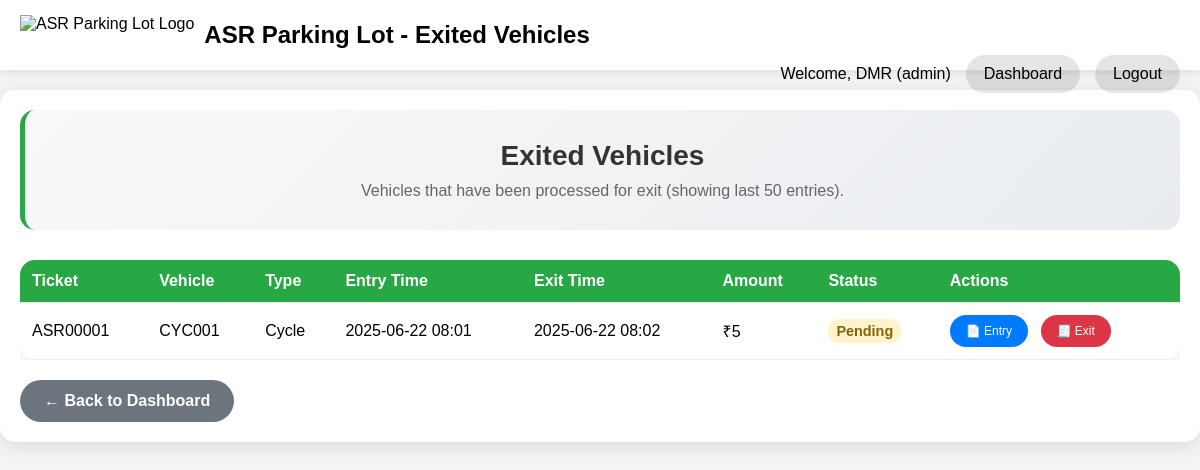
The app's page /staff/exited-vehicles (signed in), older data.
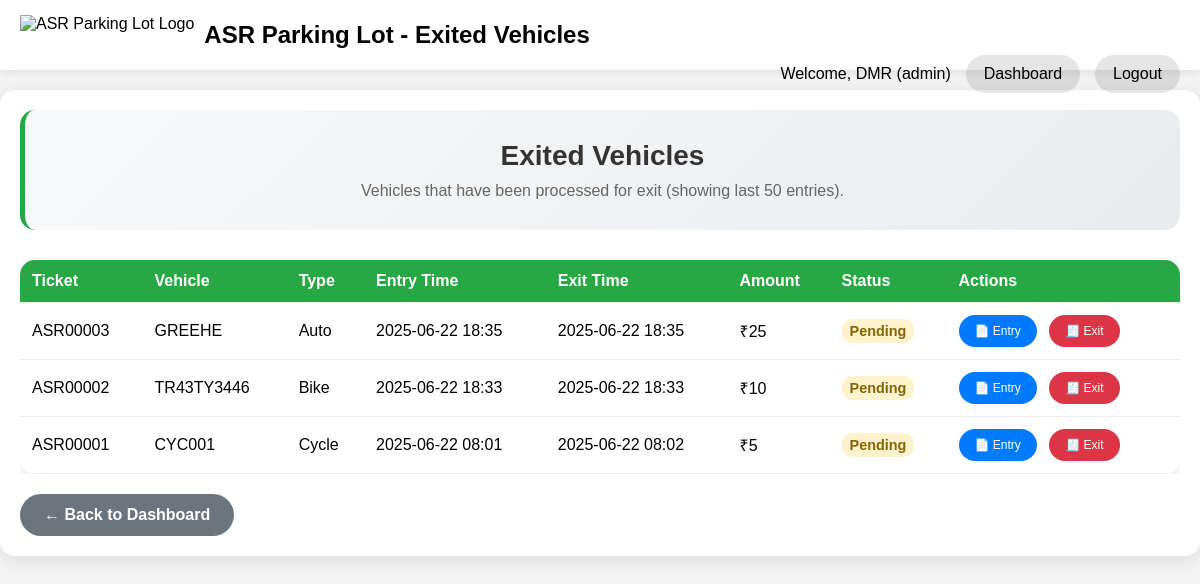
The same page, newer data.
### app/models.py (models this page shows, shortened)
class Entry(db.Model):
    id = db.Column(db.Integer, primary_key=True)
    ticket_number = db.Column(db.String(20), unique=True, nullable=False)
    vehicle_type = db.Column(db.String(50), nullable=False)
    vehicle_number = db.Column(db.String(20), nullable=False)
    phone = db.Column(db.String(15), nullable=False)
    device = db.Column(db.String(50), nullable=False)
    entry_time = db.Column(db.DateTime, default=get_current_ist, nullable=False)
    exit_time = db.Column(db.DateTime, nullable=True)
    paid = db.Column(db.Boolean, default=False, nullable=False)
    amount = db.Column(db.Float, nullable=True)

### app/routes.py (the view)
@main.route('/staff/exited-vehicles')
@login_required
def exited_vehicles():
    if current_user.role not in ['admin', 'staff']:
        flash('Access denied. Staff or Admin privileges required.', 'error')
        return redirect(url_for('main.index'))
    exited_vehicles = Entry.query.filter(
        Entry.exit_time.is_not(None)
    ).order_by(Entry.exit_time.desc()).limit(50).all()
    return render_template('exited_vehicles.html',
                         title='Exited Vehicles',
                         exited_vehicles=exited_vehicles)

### app/utils.py (called while the page is built)
def get_ist_timezone():
    return pytz.timezone('Asia/Kolkata')

def get_ist_time(dt=None):
    ist_tz = get_ist_timezone()
    if dt is None:
        return datetime.now(ist_tz)
    if dt.tzinfo is None:
        return ist_tz.localize(dt)
    return dt.astimezone(ist_tz)

def format_ist_time(dt, format_str='%Y-%m-%d %H:%M:%S'):
    ist_time = get_ist_time(dt)
    return ist_time.strftime(format_str)

def format_ist_time_medium(dt):
    return format_ist_time(dt, '%Y-%m-%d %H:%M')

### app/templates/exited_vehicles.html (shortened to what this page needs)
<!DOCTYPE html>
<html lang="en">
<head>
</head>
<body>
    <div class="navbar">
        <div class="navbar-logo">
            <img src="{{ url_for('main.public_file', filename='logo.png') }}" alt="ASR Parking Lot Logo">
            <h1>ASR Parking Lot - Exited Vehicles</h1>
        </div>
        <div class="navbar-right">
            <span>Welcome, {{ current_user.username }} ({{ current_user.role }})</span>
            <a href="{{ url_for('main.staff_dashboard') }}">Dashboard</a>
            <a href="{{ url_for('main.logout') }}">Logout</a>
        </div>
    </div>
    <div class="container">
        <div class="header-section">
            <h2>Exited Vehicles</h2>
            <p>Vehicles that have been processed for exit (showing last 50 entries).</p>
        </div>
        {% if exited_vehicles %}
        <div class="vehicles-table">
            <table>
                <thead>
                    <tr>
                        <th>Ticket</th>
                        <th>Vehicle</th>
                        <th>Type</th>
                        <th>Entry Time</th>
                        <th>Exit Time</th>
                        <th>Amount</th>
                        <th>Status</th>
                        <th>Actions</th>
                    </tr>
                </thead>
                <tbody>
                    {% for vehicle in exited_vehicles %}
                    <tr>
                        <td>{{ vehicle.ticket_number }}</td>
                        <td>{{ vehicle.vehicle_number }}</td>
                        <td>{{ vehicle.vehicle_type }}</td>
                        <td>{{ vehicle.entry_time | ist_medium }}</td>
                        <td>{{ vehicle.exit_time | ist_medium }}</td>
                        <td>₹{{ "%.0f"|format(vehicle.amount or 0) }}</td>
                        <td>
                            {% if vehicle.paid %}
                                <span class="status-paid">Paid</span>
                            {% else %}
                                <span class="status-pending">Pending</span>
                            {% endif %}
                        </td>
                        <td>
                            <a href="{{ url_for('main.print_receipt', entry_id=vehicle.id) }}"
                               target="_blank"
                               class="action-btn">
                                📄 Entry
                            </a>
                            <a href="{{ url_for('main.exit_receipt', entry_id=vehicle.id) }}"
                               target="_blank"
                               class="action-btn exit">
                                🧾 Exit
                            </a>
                        </td>
                    </tr>
                    {% endfor %}
                </tbody>
            </table>
        </div>
        {% else %}
        <div class="no-vehicles">
            <h3>No Exited Vehicles</h3>
            <p>No vehicles have been processed for exit yet.</p>
        </div>
        {% endif %}
        <a href="{{ url_for('main.staff_dashboard') }}" class="back-btn">← Back to Dashboard</a>
    </div>
</body>
</html>

Row changes from the older to the newer data that the page shows:
added Entry: ticket_number "ASR00003", vehicle_number "GREEHE", vehicle_type "Auto", entry_time|ist_medium "2025-06-22 18:35", exit_time|ist_medium "2025-06-22 18:35", amount "25", paid "Pending"
added Entry: ticket_number "ASR00002", vehicle_number "TR43TY3446", vehicle_type "Bike", entry_time|ist_medium "2025-06-22 18:33", exit_time|ist_medium "2025-06-22 18:33", amount "10", paid "Pending"
